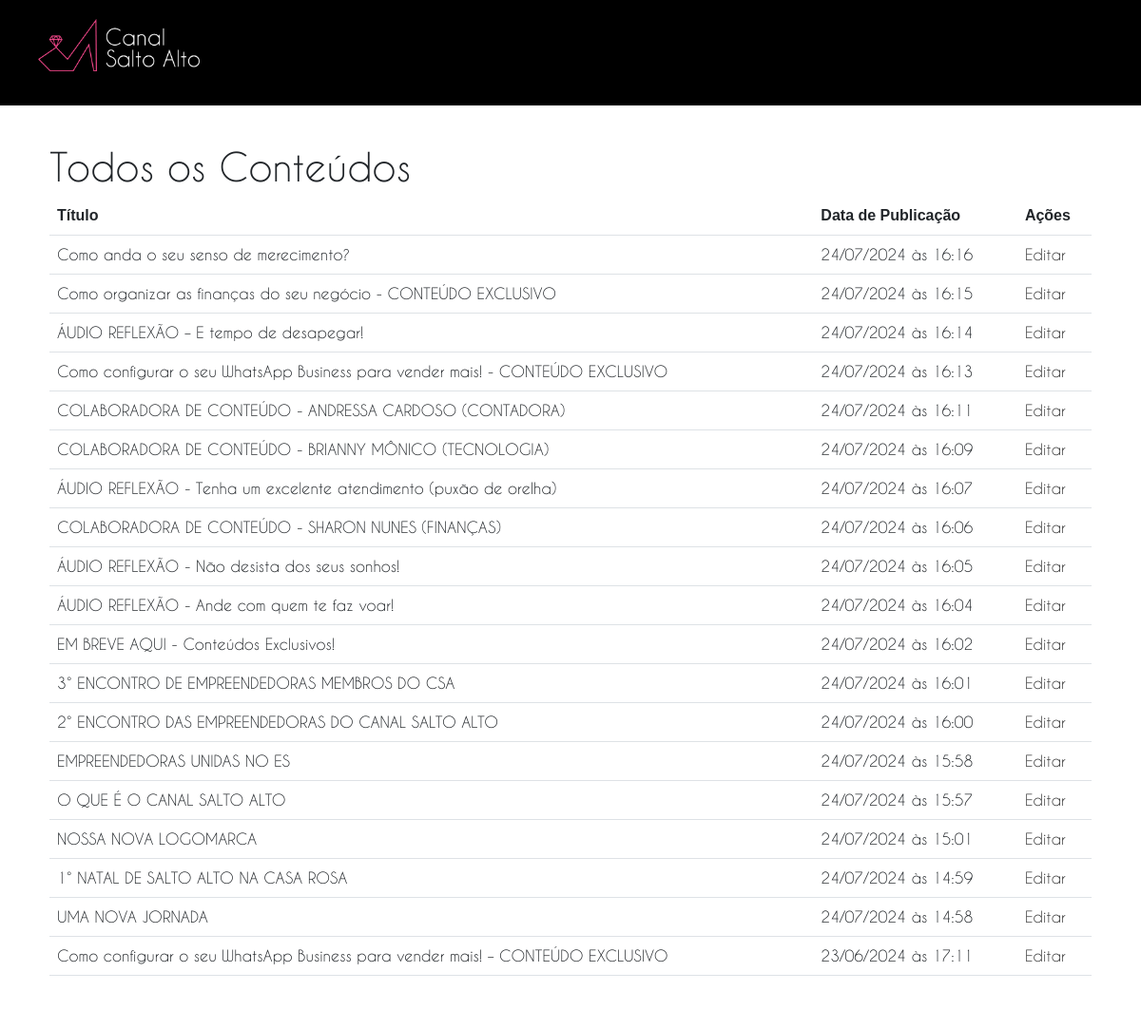
The app's page /views/admin/contents.php, older data.
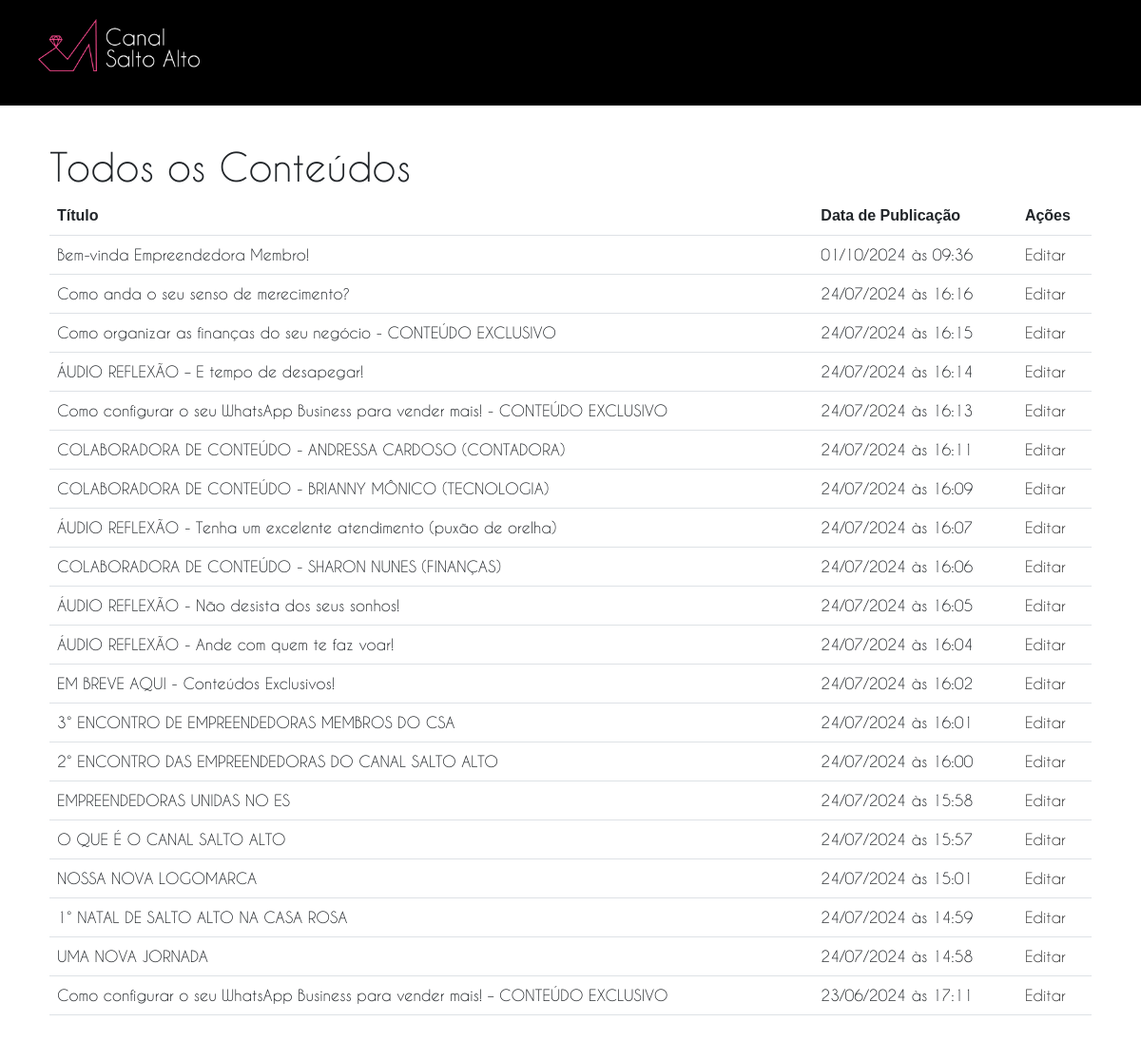
The same page, newer data.
### tables this page shows
CREATE TABLE `csa_contents` (
  `idcontent` int(11) NOT NULL,
  `title` varchar(250) NOT NULL,
  `excerpt` varchar(350) DEFAULT NULL,
  `content` text DEFAULT NULL,
  `featured_image` varchar(250) DEFAULT NULL,
  `featured_video` varchar(250) DEFAULT NULL,
  `author` int(11) NOT NULL,
  `slug` varchar(250) NOT NULL,
  `term_id` int(11) DEFAULT NULL,
  `published_at` datetime DEFAULT NULL,
  `created_at` datetime DEFAULT NULL,
  `updated_at` datetime DEFAULT NULL
);

### application/src/DB.php (called while the page is built)
<?php
	class DB{
		public static function open(){
	        try{
	            return new PDO("mysql:host=localhost;dbname=canalsaltoalto;charset=utf8", "root", "", array(PDO::MYSQL_ATTR_INIT_COMMAND => 'set lc_time_names="pt_BR"'));
	        }catch(PDOException $e){
	            error_log("Failed to connect to database: ".$e);
	        }
	    }
	}

### application/src/Content.php (called while the page is built, shortened)
<?php
	class Content{
		public function getContents($limit = 12){
			$sql = DB::open()->prepare("SELECT * FROM csa_contents ORDER BY published_at DESC LIMIT :limit_posts");
			$sql->bindParam(':limit_posts', $limit, \PDO::PARAM_INT);
			$sql->execute();
			return $sql;
		}
	}

### views/admin/contents.php (the view, shortened to what this page needs)
<!DOCTYPE html>
<html lang="pt-BR">
	<head>
		<link rel="stylesheet" href="<?=PATH?>assets/css/styles.css?<?=uniqid()?>" />
	</head>
	<body class="admin">
		<div class="admin__dashboard">
			<?php include "nav.phtml"; ?>
			<div class="admin__dashboard--content">
				<div class="container">
					<h1>Todos os Conteúdos</h1>
					<table class="table">
						<thead>
							<th>Título</th>
							<th>Data de Publicação</th>
							<th>Ações</th>
						</thead>
						<tbody>
							<?php
								$Content = new Content;
								foreach($Content->getContents(200)->fetchAll(PDO::FETCH_ASSOC) as $content):
							?>
								<tr>
									<td><?=$content['title']?></td>
									<td><?=date("d/m/Y \à\s H:i", strtotime($content['published_at']))?></td>
									<td>
										<a href="/admin/contents/edit/<?=$content['idcontent']?>" style="color: #333">Editar</a>
									</td>
								</tr>
							<?php
								endforeach;
							?>
						</tbody>
					</table>
				</div>
			</div>
		</div>
	</body>
</html>

### views/admin/nav.phtml (shortened to what this page needs)
<div class="admin__dashboard--nav">
	<p class="text-center"><a href="/admin/"><img src="<?=PATH?>assets/images/logo-csa-white.png" alt="Logotipo do Canal Salto Alto" class="logo" /></a></p>
</div>

Row changes from the older to the newer data that the page shows:
added csa_contents: title "Bem-vinda Empreendedora Membro!", published_at "01/10/2024 às 09:36"
